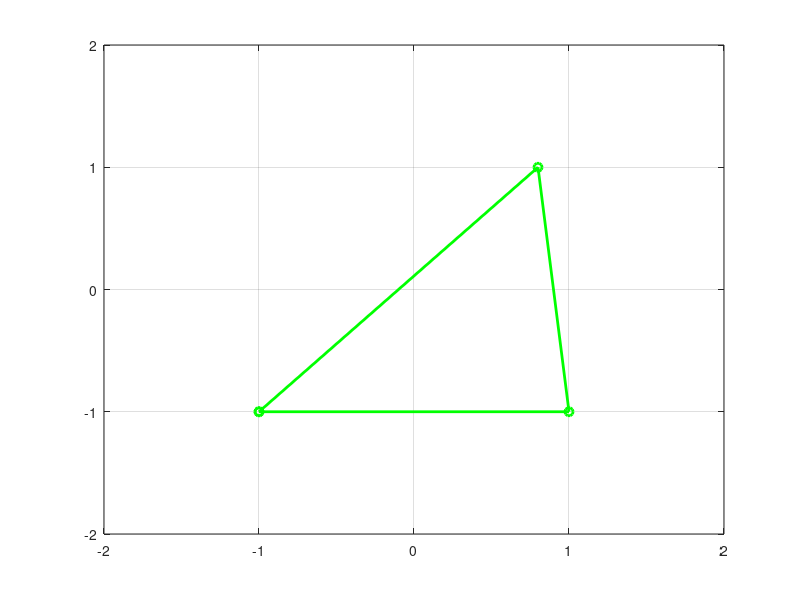

Recreate this plot in MATLAB.
clear all
close all
clc

% Vertices del cuadrado y cierre
xt = [-1, 1, 0.8, -1];
yt = [-1, -1, 1, -1];

plot(xt, yt, 'o-g', 'linewidth', 2); grid on
axis([-2, 2, -2, 2])